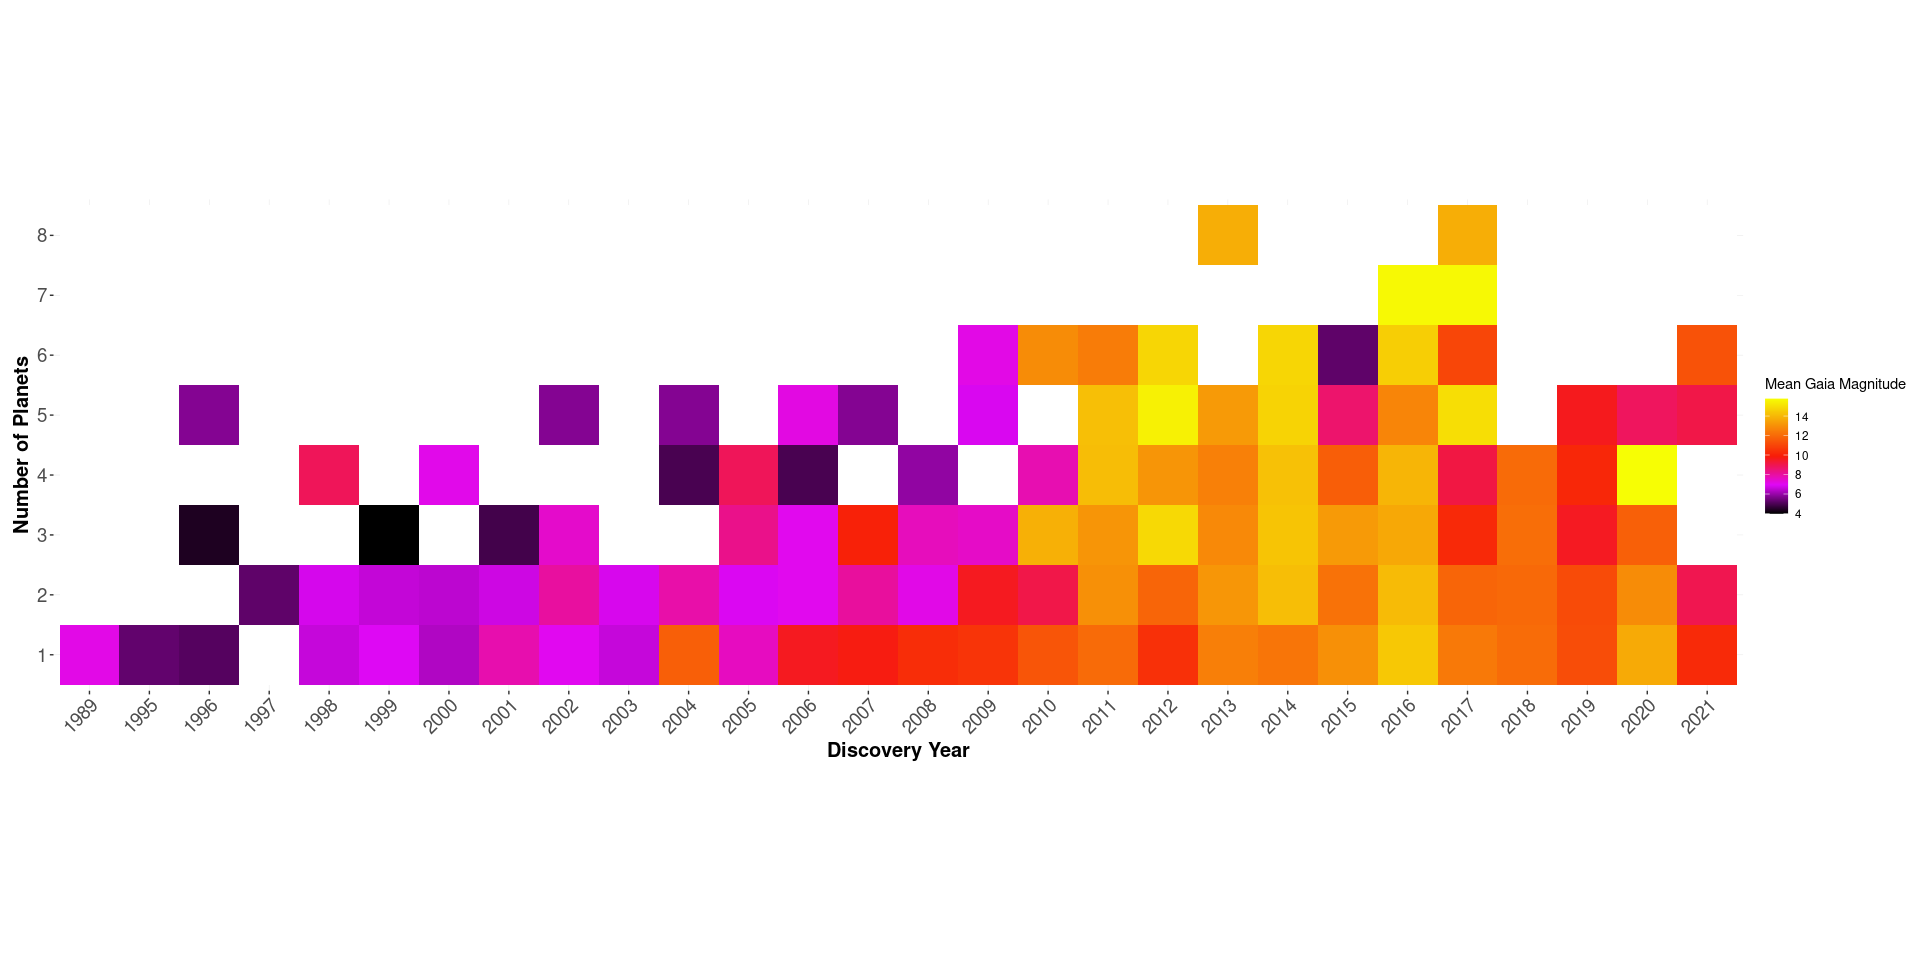

R code for this plot:

# Paths:
path_data = "data/"
path_lib = "renv/library/R-4.1/x86_64-pc-linux-gnu/"

# Packages:
require(dplyr, lib = path_lib)
require(tidyr, lib = path_lib)
require(maditr, lib = path_lib)
require(readr, lib = path_lib)
require(RColorBrewer, lib = path_lib)
require(ggplot2, lib = path_lib)

# Dataset:
df = readr::read_csv(paste0(path_data, "nasa_exoplanets.csv")) %>%
         as.data.frame()
attr(df, "spec") = NULL
df_varnames = readr::read_csv(paste0(path_data, "nasa_exoplanets_var_names.csv")) %>%
                  as.data.frame()
attr(df_varnames, "spec") = NULL

# Variables:
x_var = "disc_year"
x_var_name = (df_varnames %>%
                 dplyr::filter(var == x_var))$var_name
y_var = "sy_pnum"
y_var_name = (df_varnames %>%
                 dplyr::filter(var == y_var))$var_name
z_var = "sy_gaiamag"
z_var_name = (df_varnames %>%
                 dplyr::filter(var == z_var))$var_name

# Adapt the data:
df_plot = df %>%
              dplyr::select(all_of(x_var),
                            all_of(y_var),
                            all_of(z_var))
df_plot = df_plot %>% 
              tidyr::drop_na()
names(df_plot) = c("x_var", "y_var", "z_var")
my_formula = z_var ~ y_var + x_var
df_plot = xtabs(formula = my_formula,
                data = aggregate(formula = my_formula,
                                 data = df_plot,
                                 FUN = mean,
                                 drop = FALSE),
                na.action = "na.pass") %>%
              as.data.frame()

# Plot:
my_colors = c("#000000", "#E008F8", "#F81D08", "#F88A08", "#F7FE04")
my_palette = colorRampPalette(colors = my_colors)

p = ggplot(
        data = df_plot,
        aes(
            x = x_var,
            y = y_var,
            fill = Freq
        )
    ) +
    geom_tile() +
    coord_fixed(
        ratio = 1
    ) +
    scale_fill_gradientn(
        colors = my_palette(100),
        na.value = "white"
    ) +
    theme(
        axis.text.x = element_text(
            size = 14,
            angle = 45,
            hjust = 1,
            vjust = 1
        ),
        axis.text.y = element_text(size = 14),
        axis.title.x = element_text(
            size = 15,
            face = "bold"
        ),
        axis.title.y = element_text(
            size = 15,
            face = "bold"
        ),
        panel.background = element_rect(fill = "white"),
        panel.grid.major = element_line(
            size = 0.2,
            linetype = "solid",
            colour = "#eaeaea"
        ),
        panel.grid.minor = element_line(
            size = 0.1,
            linetype = "solid",
            colour = "#eaeaea"
        ),
        plot.margin = margin(
            t = 0,
            r = 5,
            b = 5, 
            l = 10,
            unit = "pt"
        )
    ) +
    labs(
        x = x_var_name,
        y = y_var_name,
        fill = paste0("Mean ", z_var_name)
    )

p
